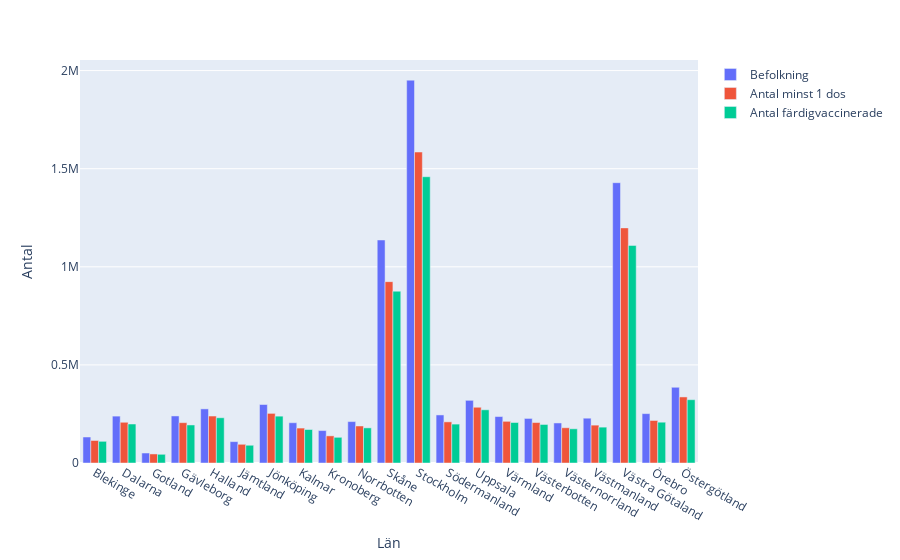

The notebook cell saved with this chart:
### Markdown cell above
## f)

### Code cell
fig = px.bar(vaccine, x=vaccine.index, y=["Befolkning", "Antal minst 1 dos", "Antal färdigvaccinerade"], barmode="group")
fig.update_layout(legend_title="", yaxis_title="Antal", xaxis_title="Län")
fig.write_html("Visualiseringar/Befolkning_1_dos_och_färdigvaccinerade_per_län.html")
fig.show()

### Figure 1 — Plotly figure (JSON) as saved in the notebook; plotly's stock layout.template omitted (floating-point values rounded to 4 significant figures)
{"data": [{"alignmentgroup": "True", "hovertemplate": "variable=Befolkning<br>Län_namn=%{x}<br>value=%{y}<extra></extra>", "legendgroup": "Befolkning", "marker": {"color": "#636efa", "pattern": {"shape": ""}}, "name": "Befolkning", "offsetgroup": "Befolkning", "orientation": "v", "showlegend": true, "textposition": "auto", "type": "bar", "x": ["Blekinge", "Dalarna", "Gotland", "Gävleborg", "Halland", "Jämtland", "Jönköping", "Kalmar", "Kronoberg", "Norrbotten", "Skåne", "Stockholm", "Södermanland", "Uppsala", "Värmland", "Västerbotten", "Västernorrland", "Västmanland", "Västra Götaland", "Örebro", "Östergötland"], "xaxis": "x", "y": [132463, 238920, 50863, 239812, 275840, 108953, 298157, 205281, 165291, 211129, 1136603, 1951266, 244962, 319391, 236675, 227145, 204091, 228378, 1428628, 251671, 385978], "yaxis": "y"}, {"alignmentgroup": "True", "hovertemplate": "variable=Antal minst 1 dos<br>Län_namn=%{x}<br>value=%{y}<extra></extra>", "legendgroup": "Antal minst 1 dos", "marker": {"color": "#EF553B", "pattern": {"shape": ""}}, "name": "Antal minst 1 dos", "offsetgroup": "Antal minst 1 dos", "orientation": "v", "showlegend": true, "textposition": "auto", "type": "bar", "x": ["Blekinge", "Dalarna", "Gotland", "Gävleborg", "Halland", "Jämtland", "Jönköping", "Kalmar", "Kronoberg", "Norrbotten", "Skåne", "Stockholm", "Södermanland", "Uppsala", "Värmland", "Västerbotten", "Västernorrland", "Västmanland", "Västra Götaland", "Örebro", "Östergötland"], "xaxis": "x", "y": [114711, 207596, 46143, 205563, 239400, 95357, 252915, 178030, 138254, 188604, 924401, 1584895, 209702, 284138, 212359, 206223, 179601, 193000, 1198310, 216725, 336692], "yaxis": "y"}, {"alignmentgroup": "True", "hovertemplate": "variable=Antal färdigvaccinerade<br>Län_namn=%{x}<br>value=%{y}<extra></extra>", "legendgroup": "Antal färdigvaccinerade", "marker": {"color": "#00cc96", "pattern": {"shape": ""}}, "name": "Antal färdigvaccinerade", "offsetgroup": "Antal färdigvaccinerade", "orientation": "v", "showlegend": true, "textposition": "auto", "type": "bar", "x": ["Blekinge", "Dalarna", "Gotland", "Gävleborg", "Halland", "Jämtland", "Jönköping", "Kalmar", "Kronoberg", "Norrbotten", "Skåne", "Stockholm", "Södermanland", "Uppsala", "Värmland", "Västerbotten", "Västernorrland", "Västmanland", "Västra Götaland", "Örebro", "Östergötland"], "xaxis": "x", "y": [110497, 198688, 44359, 193853, 230634, 90406, 238710, 170670, 130930, 179118, 875634, 1459095, 198260, 271144, 206427, 196346, 174331, 182788, 1108998, 207926, 322632], "yaxis": "y"}], "layout": {"barmode": "group", "legend": {"title": {"text": ""}, "tracegroupgap": 0}, "margin": {"t": 60}, "xaxis": {"anchor": "y", "domain": [0, 1], "title": {"text": "Län"}}, "yaxis": {"anchor": "x", "domain": [0, 1], "title": {"text": "Antal"}}}}
